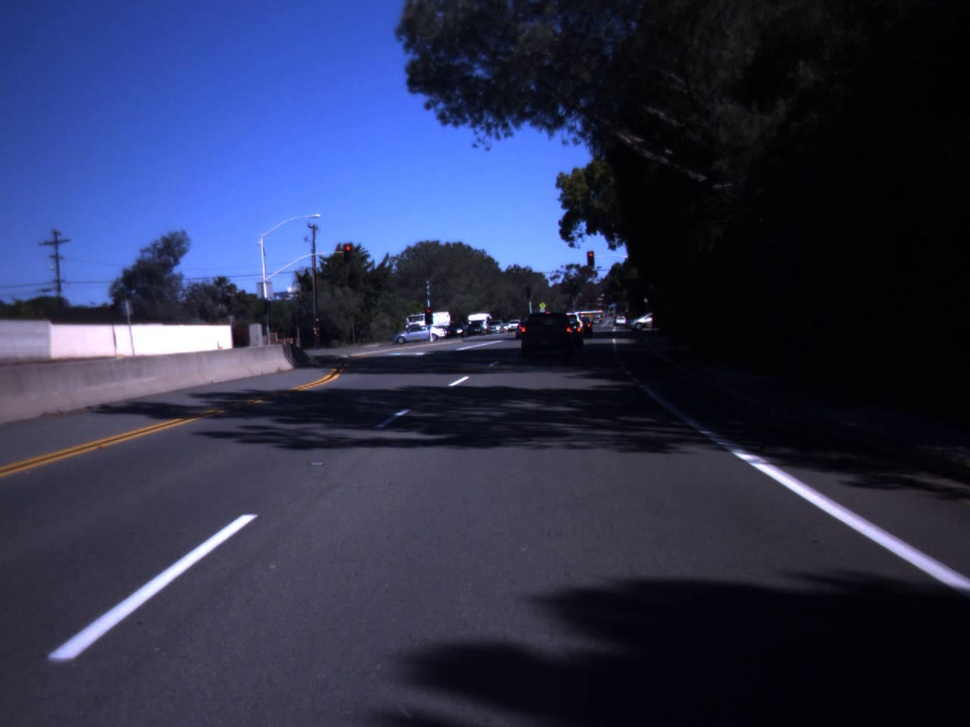
#> input picture images/3.jpg, 970 x 727 px, shrunk from 1280 x 960 before the run; its folder holds 4 pictures in this run
$ python lanes.py   (Python 2 division)
#> lines starting #> are read from the running program, lines starting #| are printed output that depends on the picture; after the words box and inside, x2 and y2 are one past the last pixel; in counts of white or black regions, pixels touching at a corner belong together
### image_helper.py
import cv2
import numpy as np
import constants
import os

def showAndDestroy(image):
    cv2.imshow("img", image)
    cv2.waitKey(0)
    cv2.destroyAllWindows()

def saveImageToFolder(image_name, image, dir):
    path = os.path.join(os.getcwd(), f'{dir}/{image_name}.jpg')
    cv2.imwrite(path, image)

# return mask for only getting bottom ROAD_IMAGE_RATIO of image
def region_of_interest(image):
    height = int(image.shape[0])
    width = int(image.shape[1])

    upperLeft = (0, int((1-constants.ROAD_IMAGE_RATIO)*height))
    lowerRight = (width, height)

    mask = np.zeros_like(image)

    cv2.rectangle(mask, upperLeft, lowerRight, 255, -1)

    return mask

### lines_helper.py
import cv2
import numpy as np
import constants

def display_lines(image, lines):
    line_image = np.zeros_like(image)
    for x1, y1, x2, y2 in lines:
        try:
            cv2.line(line_image, (x1, y1), (x2, y2), (255, 0, 0), 10)
        except:
            "error displaying hough transform lines"
    return line_image

def make_coordinates(image, line_parameters):
    slope, intercept = line_parameters
    y1 = image.shape[0]
    y2 = int(y1*(1-constants.ROAD_IMAGE_RATIO))
    x1 = int((y1 - intercept)/slope)
    x2 = int((y2 - intercept)/slope)
    return np.array([x1, y1, x2, y2])

def average_slope_intercept(image, lines):
    lane_lines = []
    for line in lines:
        x1, y1, x2, y2 = line.reshape(4)
        parameters = np.polyfit((x1, x2), (y1, y2), 1)
        slope = parameters[0]
        intercept = parameters[1]
        foundExistingLaneLine = False
        for lane_line in lane_lines:
            # separate lines into buckets of lines with similar slope
            if abs(lane_line[0][0] - slope) < constants.SLOPE_DIFF_THRESHOLD:
                lane_line.append((slope, intercept))
                foundExistingLaneLine = True
                break
        if not foundExistingLaneLine:
            lane_lines.append([(slope, intercept)])

    lane_line_averages = []
    lane_line_coords = []
    for line in lane_lines:
        line_average = np.average(line, axis=0)
        lane_line_averages.append(line_average)
        line_coords = make_coordinates(image, line_average)
        lane_line_coords.append(line_coords)

    return np.array(lane_line_coords), np.array(lane_line_averages)

### lanes.py
import cv2
import numpy as np
import os
import constants
from image_helper import region_of_interest, showAndDestroy, saveImageToFolder
from lines_helper import average_slope_intercept, display_lines

img = cv2.imread(f"images/{constants.IMAGE_NUM}.jpg")
#> img is the input picture: shape (727, 970, 3); mean B, G, R 80.4, 50.7, 44.8
saveImageToFolder("initial", img, "steps")
# showAndDestroy(gray_img)

lane_img = np.copy(img)

gray_img = cv2.cvtColor(lane_img, cv2.COLOR_BGR2GRAY)
saveImageToFolder("gray", gray_img, "steps")
# showAndDestroy(gray_img)

blur_img = cv2.GaussianBlur(gray_img, (5,5), 0)
saveImageToFolder("gaussian", blur_img, "steps")
# showAndDestroy(blur_img)

canny_img = cv2.Canny(blur_img, constants.CANNY_LOW_THRESHOLD, constants.CANNY_HIGH_THRESHOLD)
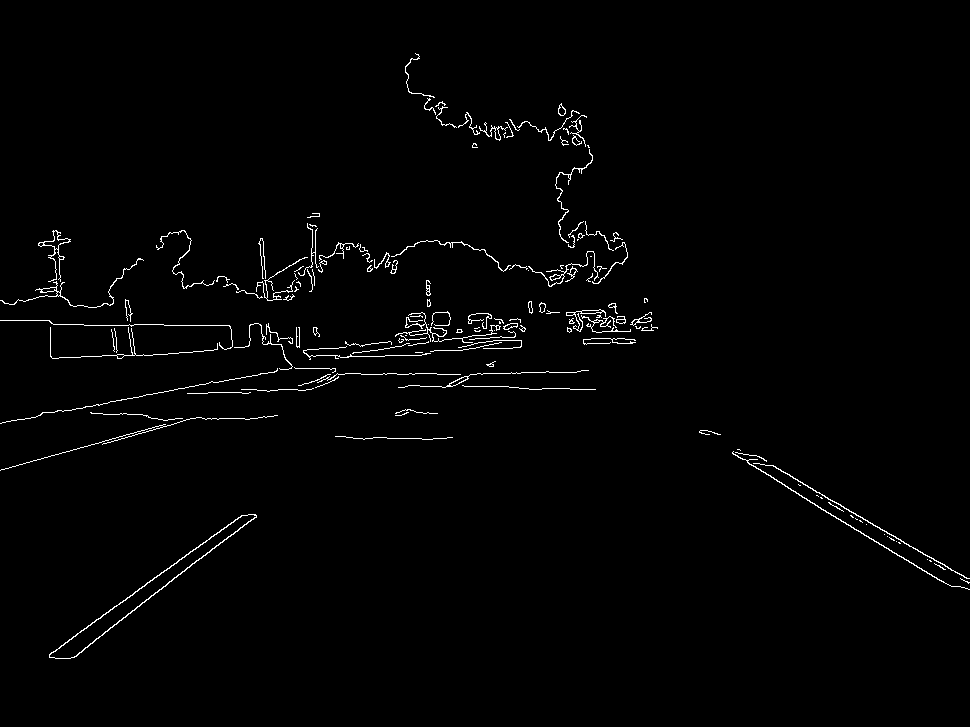
#> canny_img: shape (727, 970); 1.4% white in thin lines or dots, all inside (x1, y1, x2, y2) = (0, 53, 970, 659)
saveImageToFolder("canny", canny_img, "steps")
# showAndDestroy(canny_img)

mask = region_of_interest(canny_img)
#> in region_of_interest, `cv2.rectangle(mask, upperLeft, lowerRight, 255, -1)`:
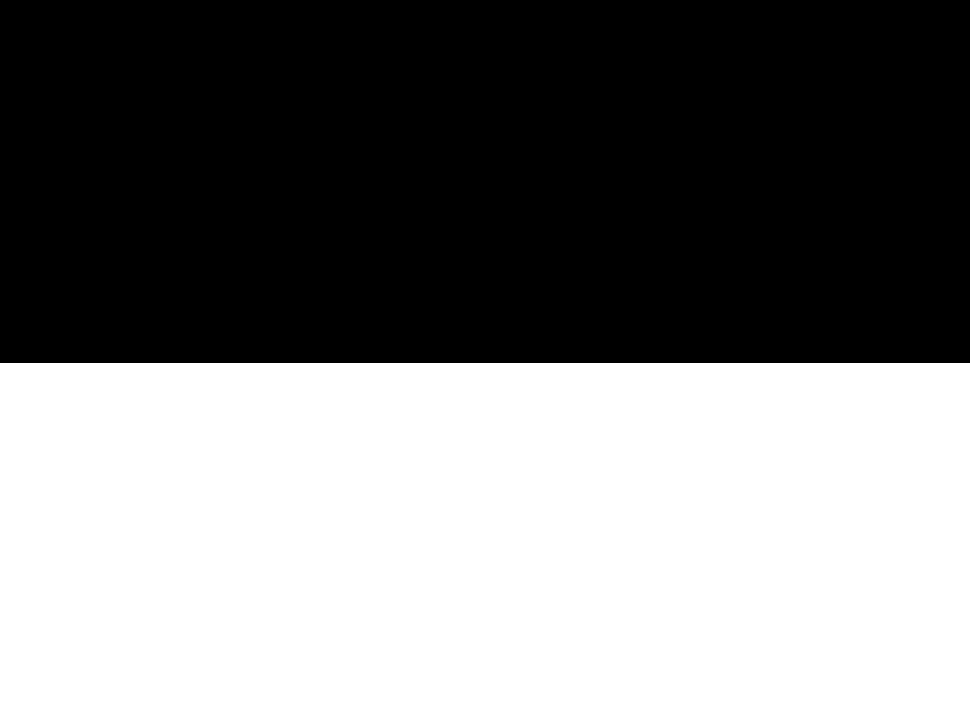
#> mask: shape (727, 970); 50.1% white; 1 black region, box (x1, y1, x2, y2) and area: (0, 0, 970, 363) 352110
saveImageToFolder("mask", mask, "steps")
# showAndDestroy(mask)

roi_img = cv2.bitwise_and(canny_img, mask)
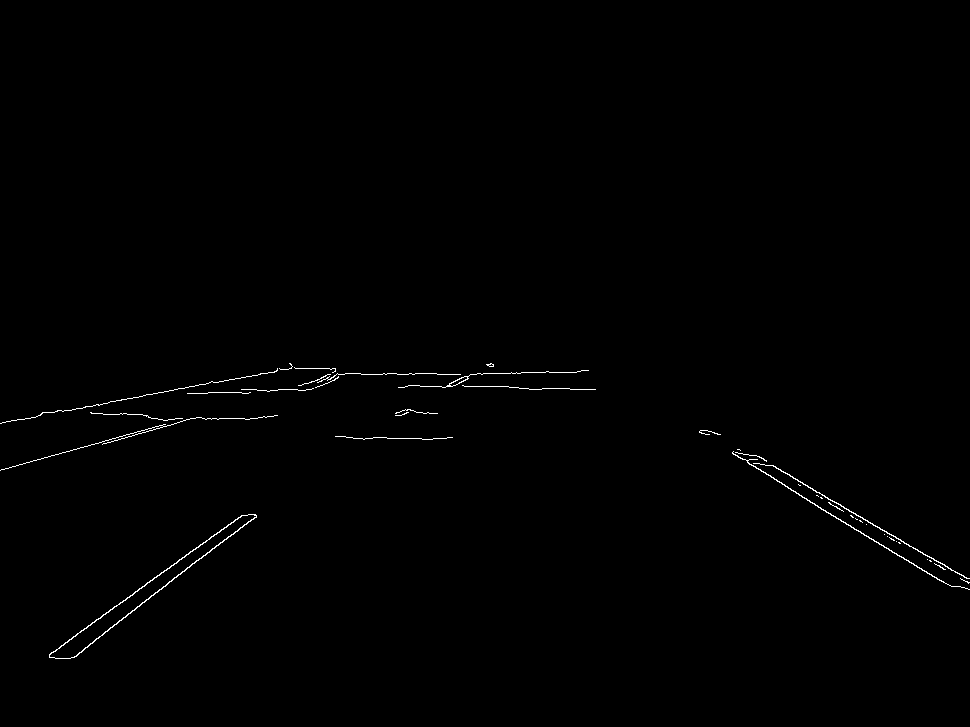
#> roi_img: shape (727, 970); 0.47% white in thin lines or dots, all inside (x1, y1, x2, y2) = (0, 363, 970, 659)
saveImageToFolder("roi", roi_img, "steps")
# showAndDestroy(roi_img)

lines = cv2.HoughLinesP(roi_img, 2, np.pi/180, 100, np.array([]), minLineLength=constants.HOUGH_MIN_LINE_LEN, maxLineGap=constants.HOUGH_MAX_LINE_GAP)
#> lines = [[49, 654, 238, 517], [798, 481, 966, 578], [732, 452, 897, 555], [62, 411, 246, 376], [119, 620, 256, 516], [4, 469, 164, 424], [772, 465, 908, 544]]

# [5 lines of commented-out code are left out]

avg_lines_coords, avg_lines_params = average_slope_intercept(lane_img, lines)
#> the loop in average_slope_intercept, `for line in lines:` made 7 passes
#> (x1, y1, x2, y2, slope, intercept) on passes 1 to 7: (49, 654, 238, 517, -0.725, 689.5), (798, 481, 966, 578, 0.577, 20.25), (732, 452, 897, 555, 0.624, -4.95), (62, 411, 246, 376, -0.19, 422.8), (119, 620, 256, 516, -0.759, 710.3), (4, 469, 164, 424, -0.281, 470.1), (772, 465, 908, 544, 0.581, 16.56)
#> after the loop in average_slope_intercept, `for line in lines:`: lane_line = [(0.577, 20.25), (0.624, -4.95), (0.581, 16.56)]; lane_lines = [[(-0.725, 689.5), (-0.759, 710.3)], [(0.577, 20.25), (0.624, -4.95), (0.581, 16.56)], [(-0.19, 422.8), (-0.281, 470.1)]]
#> the loop in average_slope_intercept, `for line in lane_lines:` made 3 passes
#> (line, slope in make_coordinates, intercept in make_coordinates, x1 in make_coordinates, x2 in make_coordinates, line_coords) on passes 1 to 3: ([(-0.725, 689.5), (-0.759, 710.3)], -0.742, 699.9, -36, 454, [-36, 727, 454, 363]), ([(0.577, 20.25), (0.624, -4.95), (0.581, 16.56)], 0.594, 10.62, 1205, 593, [1205, 727, 593, 363]), ([(-0.19, 422.8), (-0.281, 470.1)], -0.236, 446.5, -1190, 354, [-1190, 727, 354, 363])
#> after the loop in average_slope_intercept, `for line in lane_lines:`: lane_line_averages = [[-0.742, 699.9], [0.594, 10.62], [-0.236, 446.5]]; lane_line_coords = [[-36, 727, 454, 363], [1205, 727, 593, 363], [-1190, 727, 354, 363]]
#> avg_lines_coords has the same summary as lane_line_coords in average_slope_intercept; avg_lines_params = [[-0.742, 699.9], [0.594, 10.62], [-0.236, 446.5]]
avg_line_img = display_lines(lane_img, avg_lines_coords)
#> the loop in display_lines, `for x1, y1, x2, y2 in lines:` made 3 passes
#> (x1, x2) on passes 1 to 3: (-36, 454), (1205, 593), (-1190, 354)
#> after the loop in display_lines, `for x1, y1, x2, y2 in lines:`:
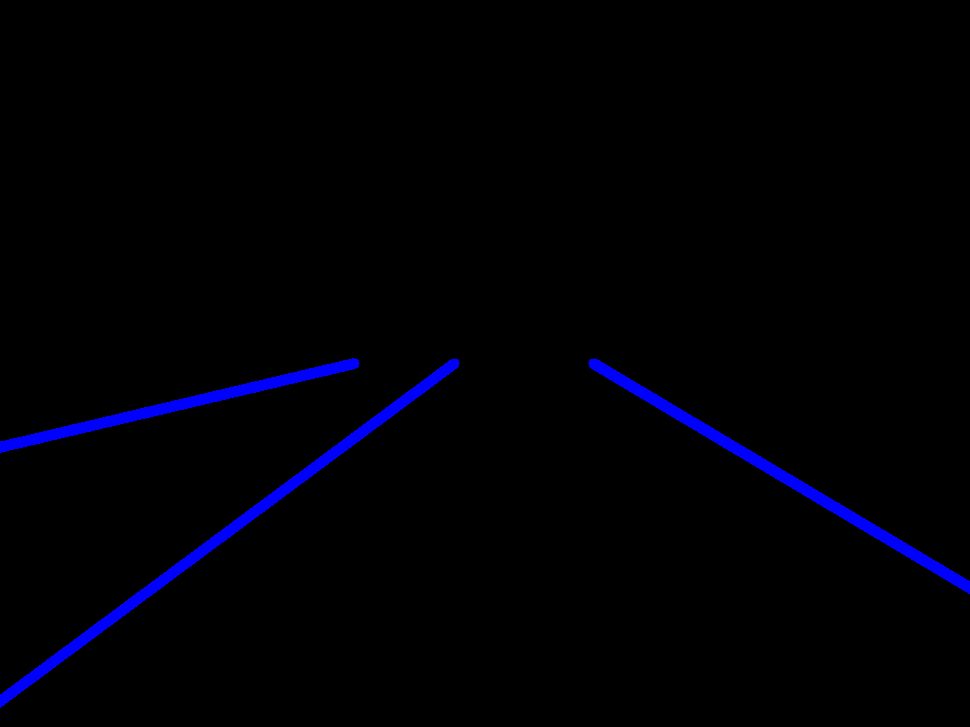
#> line_image: shape (727, 970, 3); mean of channels 0, 1, 2 5.5, 0, 0; drawn as B, G, R
lane_line_img = cv2.addWeighted(lane_img, constants.BG_IMG_OPACITY, avg_line_img, 1, 1)
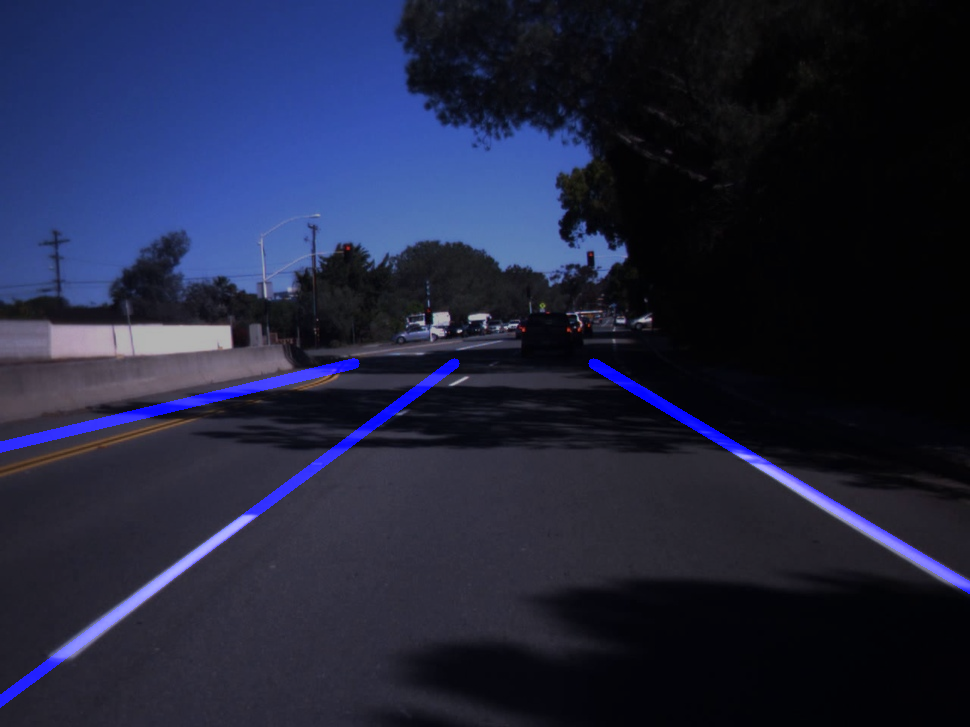
#> lane_line_img: shape (727, 970, 3); mean B, G, R 60.9, 36.4, 32.3
saveImageToFolder("lane_lines", lane_line_img, "steps")
# showAndDestroy(lane_line_img)

car_classifier = cv2.CascadeClassifier("cars.xml")

car_boxes = car_classifier.detectMultiScale(blur_img)
#> car_boxes = [[352, 414, 47, 47], [383, 415, 46, 46], [314, 414, 49, 49], [273, 405, 62, 62], [224, 400, 63, 63]]

cars_and_lanes_img = lane_line_img

# sort lane lines from left to right (at y = .75*image height)
# this allows us to walk through the lane cutoffs in order to place cars
avg_lines_params = sorted(avg_lines_params, key=lambda param: (lane_img.shape[0]*.75 - param[1]) / param[0])
#> avg_lines_params = [[-0.236, 446.5], [-0.742, 699.9], [0.594, 10.62]]
avg_lines_params = np.array(avg_lines_params)

for i, box in enumerate(car_boxes):
    x, y, w, h = box
    start = (x,y)
    end = (x+w, y+h)

    cars_and_lanes_img = cv2.rectangle(cars_and_lanes_img, start, end, (0,0,255), 1)

    # middle of the base (ie where car touches road)
    mid_x = x + w/2
    bot_y = y + h

    # x = (y-b)/m, gives x coord lane divides for car's y
    lane_cutoffs = (bot_y - avg_lines_params[:,1]) / avg_lines_params[:,0]

    lane_num = 0

    while lane_num < len(lane_cutoffs) and mid_x > lane_cutoffs[lane_num]:
        lane_num += 1

    cv2.putText(cars_and_lanes_img, "Lane: " + str(lane_num), (x, y-10), cv2.FONT_HERSHEY_PLAIN, 0.9, (0,255,0), 1)
#> this loop made 5 passes
#> (x, y, w, h, end, mid_x, bot_y, lane_cutoffs) on passes 1 to 5: (352, 414, 47, 47, (399, 461), 375, 461, [-61.68, 322, 758]), (383, 415, 46, 46, (429, 461), 406, 461, [-61.68, 322, 758]), (314, 414, 49, 49, (363, 463), 338, 463, [-70.17, 319.3, 761.4]), (273, 405, 62, 62, (335, 467), 304, 467, [-87.14, 313.9, 768.1]), (224, 400, 63, 63, (287, 463), 255, 463, [-70.17, 319.3, 761.4])
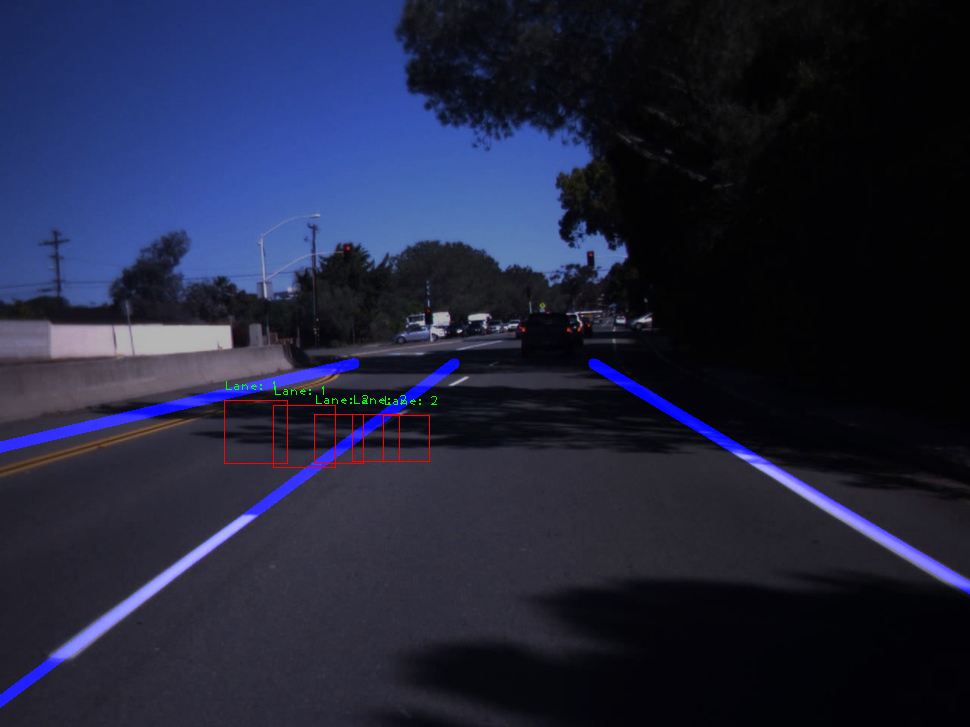
#> cars_and_lanes_img: shape (727, 970, 3); mean B, G, R 60.7, 36.5, 32.7

saveImageToFolder(constants.IMAGE_NUM, cars_and_lanes_img, "results")
showAndDestroy(cars_and_lanes_img)
